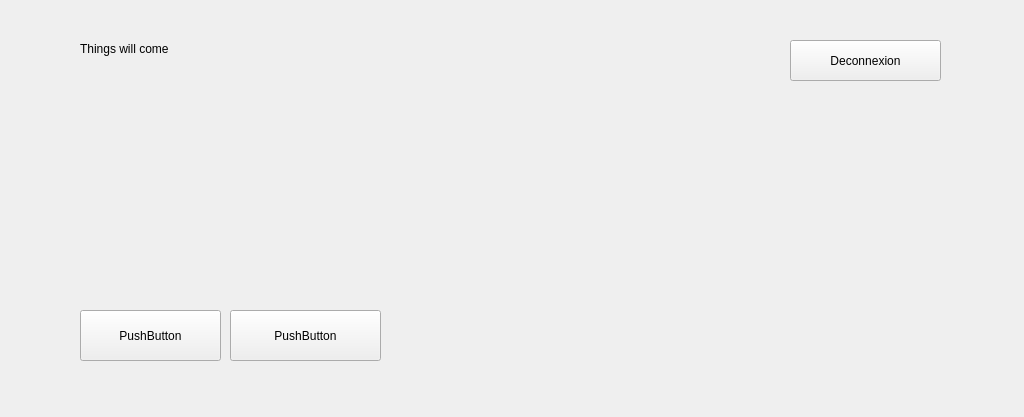
<?xml version="1.0" encoding="UTF-8"?>
<ui version="4.0">
 <class>Inisder</class>
 <widget class="QWidget" name="Inisder">
  <property name="geometry">
   <rect>
    <x>0</x>
    <y>0</y>
    <width>1024</width>
    <height>417</height>
   </rect>
  </property>
  <property name="windowTitle">
   <string>Form</string>
  </property>
  <widget class="QPushButton" name="pushButton">
   <property name="geometry">
    <rect>
     <x>790</x>
     <y>40</y>
     <width>151</width>
     <height>41</height>
    </rect>
   </property>
   <property name="text">
    <string>Deconnexion</string>
   </property>
  </widget>
  <widget class="QPushButton" name="pushButton_2">
   <property name="geometry">
    <rect>
     <x>80</x>
     <y>310</y>
     <width>141</width>
     <height>51</height>
    </rect>
   </property>
   <property name="text">
    <string>PushButton</string>
   </property>
  </widget>
  <widget class="QPushButton" name="pushButton_3">
   <property name="geometry">
    <rect>
     <x>230</x>
     <y>310</y>
     <width>151</width>
     <height>51</height>
    </rect>
   </property>
   <property name="text">
    <string>PushButton</string>
   </property>
  </widget>
  <widget class="QLabel" name="label">
   <property name="geometry">
    <rect>
     <x>80</x>
     <y>40</y>
     <width>321</width>
     <height>17</height>
    </rect>
   </property>
   <property name="text">
    <string>Things will come</string>
   </property>
  </widget>
 </widget>
 <resources/>
 <connections/>
</ui>
